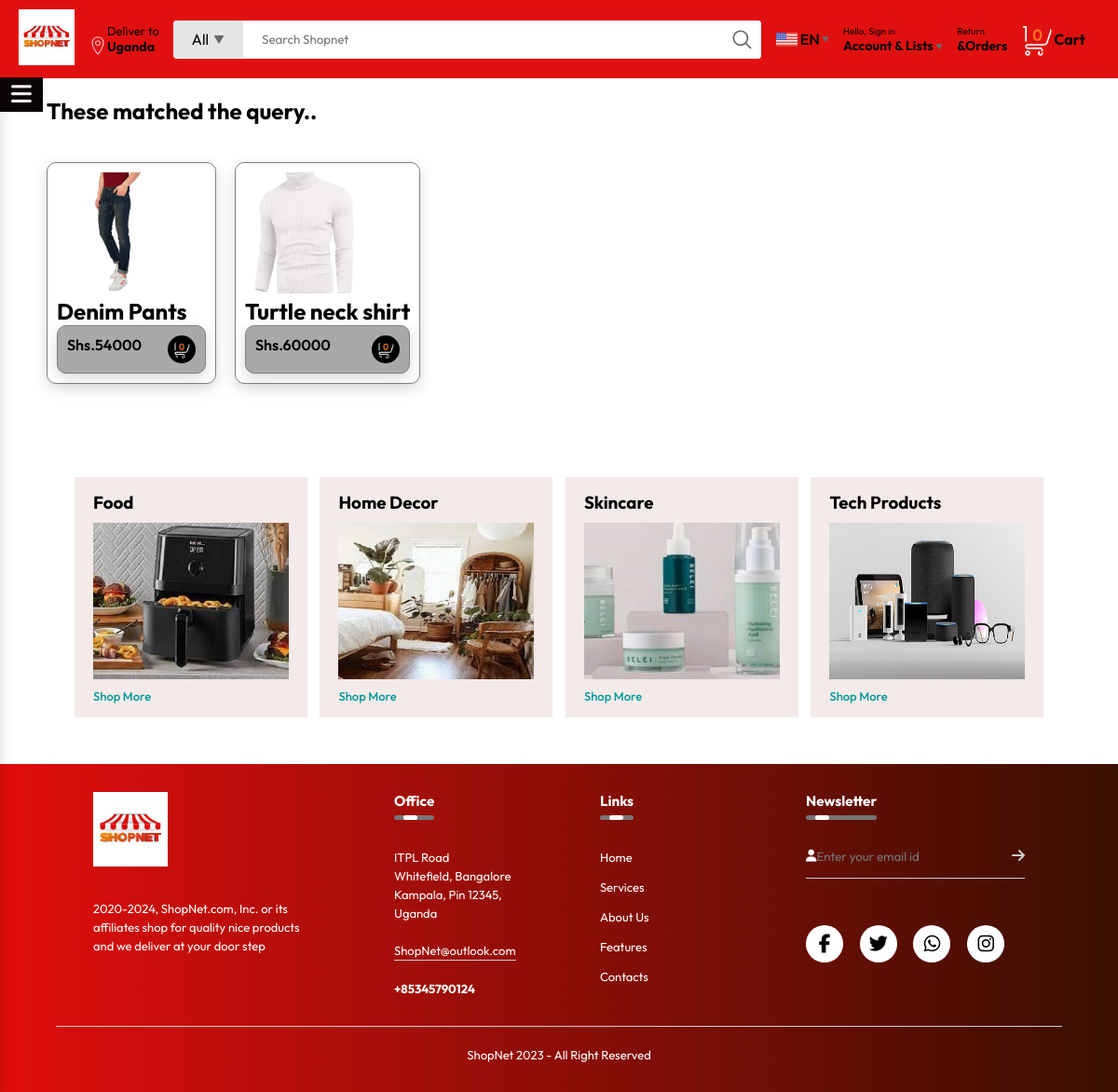
Page /customer/category/Men's wear/ on the earlier database version.
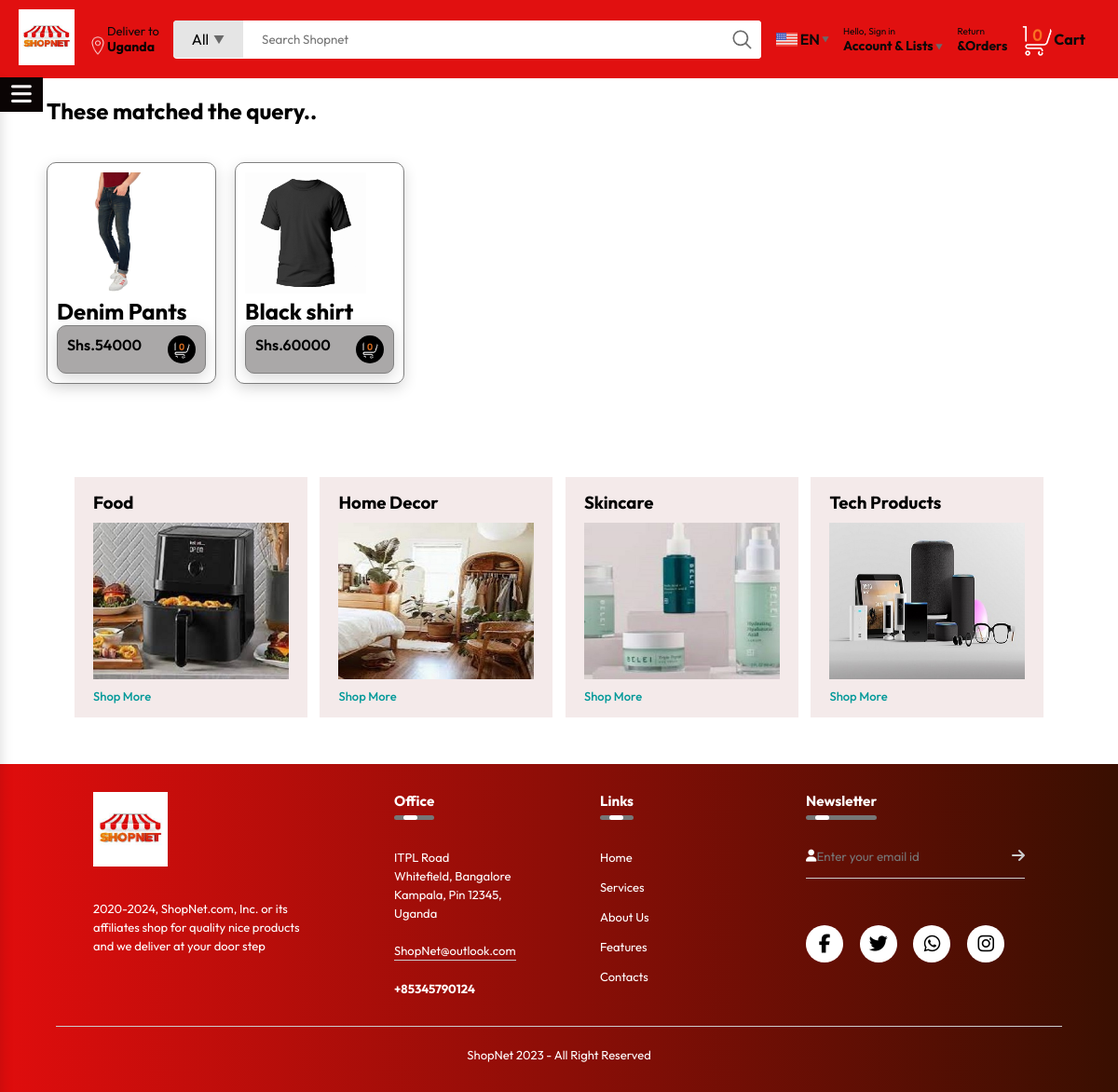
Same page on the later database version.
### business/models.py (models this page shows, shortened)
class Product(models.Model):
    business=models.ForeignKey(Business,on_delete=models.CASCADE)
    name=models.CharField(max_length=40)
    category=models.ForeignKey(Category,on_delete=models.CASCADE)
    product_image= models.ImageField(upload_to='product_image/',null=True,blank=True)
    price = models.PositiveIntegerField()
    description=models.CharField(max_length=40,null=True,blank=True)

### customer/views.py (the view)
# urls.py: path('category/<str:title>/', category, name="category")
def category(request, title):
    category = businessmodels.Category.objects.filter(title=title).first()
    categories = businessmodels.Category.objects.all()
    products = models.Product.objects.filter(category=category)
    if 'product_ids' in request.COOKIES:
        product_ids = request.COOKIES['product_ids']
        counter=product_ids.split('|')
        product_count_in_cart=len(set(counter))
    else:
        product_count_in_cart=0
    return render(request,'category.html',{'categories': categories, 'products':products,'product_count_in_cart':product_count_in_cart})

### customer/templates/category.html (shortened to what this page needs)
{% load static %}
<!DOCTYPE html>
<html lang="en">
<head>
    <link rel="stylesheet" href="{% static 'css/styles.css' %}">
</head>
<body>
    <nav>
        <a href="/">
            <img src="{% static 'assets/logo.jfif' %}" width="60" alt="">
        </a>
        <div class="nav-country">
            <img src="{% static 'assets/location_icon.png' %}" height="20" alt="">
            <div>
                <p>Deliver to</p>
                <h1>Uganda</h1>
            </div>
        </div>
        <div class="nav-search">
            <div class="nav-search-gategory">
                <p>All</p>
                <img src="{% static 'assets/dropdown_icon.png' %}" height="12" alt="">
            </div>
            <input type="text" class="nav-search-input" placeholder="Search Shopnet">
            <img src="{% static 'assets/search_icon.png' %}" class="nav-search-icon" alt="">
        </div>
        <div class="nav-language">
            <img src="{% static 'assets/us_flag.png' %}" width="25px" alt="">
            <p>EN</p>
            <img src="{% static 'assets/dropdown_icon.png' %}" width="8px" alt="">
        </div>
        <div class="nav-text">
            <p>Hello, Sign in</p>
            <h1>Account & Lists <img src="{% static 'assets/dropdown_icon.png' %}" width="8px" alt=""></h1>
        </div>
        <div class="nav-text">
            <p>Return</p>
            <h1>&Orders</h1>
        </div>
        <a href="{% url 'cart' %}" class="nav-cart">
            <img src="{% static 'assets/cart_icon.png' %}" width="35px" alt="">
            <h4>Cart</h4>
        </a>
    </nav>
<label for="check">
    <i class="fas fa-bars" id="btn"></i>
</label>
<div class="product-slider">
    <h2>These matched the query..</h2>
    <div class="products-c">
    {% for product in products %}
       <div><img src="{{ product.product_image.url }}" alt="">
        <h2>{{ product.name }}</h2>
        <div class="text">
            <p>Shs.{{ product.price }}</p>
            <img src="{% static 'assets/cart_icon.png' %}">
        </div></div>
    {% endfor %}
    </div>
</div>
<div class="box-row">
    <div class="box-col">
        <h3>Food</h3>
        <img src="{% static 'assets/box4-1.jpg' %}" alt="">
        <a href="/">Shop More</a>
    </div>
    <div class="box-col">
        <h3>Home Decor</h3>
        <img src="{% static 'assets/box4-2.jpg' %}" alt="">
        <a href="/">Shop More</a>
    </div>
    <div class="box-col">
        <h3>Skincare</h3>
        <img src="{% static 'assets/box4-3.jpg' %}" alt="">
        <a href="/">Shop More</a>
    </div>
    <div class="box-col">
        <h3>Tech Products</h3>
        <img src="{% static 'assets/box4-4.jpg' %}" alt="">
        <a href="/">Shop More</a>
    </div>
</div>
<footer>
    <div class="row">
        <div class="col">
            <img src="{% static 'assets/logo.jfif' %}" class="logo"  width="100" alt="">
            <p>2020-2024, ShopNet.com, Inc. or its affiliates shop for
                quality nice products and we deliver at your door step</p>
        </div>
        <div class="col">
            <h3>Office <div class="underline"><span></span></div></h3>
            <p>ITPL Road</p>
            <p>Whitefield, Bangalore</p>
            <p>Kampala, Pin 12345, Uganda</p>
            <p class="email-id">ShopNet@outlook.com</p>
            <h4>+85345790124</h4>
        </div>
        <div class="col">
            <h3>Links <div class="underline"><span></span></div></h3></h3>
            <ul>
                <li><a href="">Home</a></li>
                <li><a href="">Services</a></li>
                <li><a href="">About Us</a></li>
                <li><a href="">Features</a></li>
                <li><a href="">Contacts</a></li>
            </ul>
        </div>
        <div class="col">
            <h3>Newsletter <div class="underline"><span></span></div></h3></h3>
            <form>
                <i class="fa-solid fa-user"></i>
                <input type="email" placeholder="Enter your email id" required>
                <button type="submit"><i class="fas fa-arrow-right"></i></button>
            </form>
            <div class="social-icons">
                <i class="fab fa-facebook-f"></i>
                <i class="fab fa-twitter"></i>
                <i class="fab fa-whatsapp"></i>
                <i class="fab fa-instagram"></i>
            </div>
        </div>
    </div>
    <div class="hr"></div>
    <p class="copyright">ShopNet 2023 - All Right Reserved</p>
</footer>
</body>
</html>

### static/css/styles.css (style rules this page uses)
* { padding: 0; margin: 0; box-sizing: border-box; font-family: Outfit; }
body { background: #fff; }
a { text-decoration: none; color: inherit; }
nav { display: flex; align-items: center; justify-content: space-between; background: #e11010; padding: 10px 20px; color: #0a0909; }
.nav-country { display: flex; align-items: end; margin-left: 15px; font-size: 13px; color: c4c4c4; }
.nav-country h1 { color: #070303; font-size: 14px; }
.nav-search { flex: 1; display: flex; align-items: center; background: #fff; color: black; max-width: 1000px; border-radius: 4px; margin-left: 15px; }
.nav-search-gategory { display: flex; align-items: center; padding: 10px 20px; gap: 5px; background: #e5e5e5; border-radius: 4px 0 0 4px; }
.nav-search-input { border: none; outline: none; padding-left: 20px; width: 100%; }
.nav-search-icon { max-width: 41px; padding: 8px; background: #fff; border-radius: 0 4px 4px 0; }
.nav-language { display: flex; align-items: center; gap: 2px; font-weight: 600; margin-left: 15px; }
.nav-text { margin-left: 15px; }
.nav-text { font-size: 10px; }
.nav-text h1 { font-size: 14px; }
.nav-cart { display: flex; align-items: center; margin: 0px 15px; }
label #btn,label #cancel { position: absolute; cursor: pointer; background: #0a0404; z-index:2000; }
label #btn { left: 0px; top: 83px; font-size: 25px; color: rgb(244, 240, 240); padding: 6px 12px; transition: all .5s; }
.box-row { display: flex; flex-wrap: wrap; row-gap: 20px; justify-content: space-between; margin: 50px 80px; transition: all 0.2s linear; }
.box-col { display: flex; flex-direction: column; gap: 10px; padding: 15px 20px; background: #f4eaea; max-width: 24%; min-width: 200px; z-index: 1; }
.box-col a { font-size: 13px; color: #009999; font-weight: 500; }
.product-slider { background: #fff; margin: 0 30px; padding: 20px; margin-bottom: 15px; }
.product-slider .products-c { display: flex; gap: 20px; flex-direction: row; margin-top: 10px; flex-wrap:wrap; transition: all 0.2s linear; padding: 30px 0; }
.product-slider .products-c div, .product-slider .products div { border: 1px solid grey; padding:10px; border-radius: 10px; box-shadow: 0px 5px 15px rgba(0,0,0,0.15); }
.product-slider .products-c .text, .product-slider .products .text { display: flex; flex-direction: row; justify-content: space-between; background-color: #aaa8a8; font-weight: 600; }
.product-slider .products-c img, .product-slider .products img { width: 130px; height: 130px; object-fit: cover; margin-right: 30px; }
.product-slider .products-c .text img, .product-slider .products .text img { width:30px; height:30px; margin-right:0; background-color: black; border-radius:50%; padding:5px; }
footer { width: 100%; bottom: 0; display: flex; align-items: center; flex-direction: column; color: #fff; background: linear-gradient(to right,#e00d0d, #390f01); padding: 20px 0 30px; font-size: 13px; line-height: 20px; }
.row { width: 85%; margin: auto; display: flex; flex-wrap: wrap; align-items: flex-start; justify-content: space-between; }
.col { flex-basis: 25%; padding: 10px; }
.col:nth-child(2), .col:nth-child(3) { flex-basis: 15%; }
.logo { width: 80px; margin-bottom: 30px; }
.col h3 { width: fit-content; margin-bottom: 40px; position: relative; }
.email-id { width: fit-content; border-bottom: 1px solid #ccc; margin: 20px 0; }
ul li { list-style: none; margin-bottom: 12px; }
ul li a { text-decoration: none; color: #fff; }
form { padding-bottom: 15px; display: flex; align-items: center; justify-content: space-between; border-bottom: 1px solid #ccc; margin-bottom: 50px; }
form input { width: 100%; background: transparent; color: #ccc; border: 0; outline: none; }
form button { background: transparent; border: 0; outline: none; cursor: pointer; }
form button .fas { font-size: 16px; color: #ccc; }
.social-icons .fab { width: 40px; height: 40px; border-radius: 50%; text-align: center; line-height: 40px; font-size: 20px; color: #000; background: #fff; margin-right: 15px; cursor: pointer; }
.hr { width: 90%; border: none; height: 1px; border-bottom: 1px solid #ccc; margin: 20px 0; }
.copyright { text-align: center; }
.underline { width: 100%; height: 5px; background: #767676; border-radius: 3px; position: absolute; top: 25px; left: 0; overflow: hidden; }
.underline span { width: 15px; height: 100%; background: #fff; border-radius: 3px; position: absolute; top: 0; left: 10px; animation: moving 2s linear infinite; }

Differences in the rows shown:
changed Product: product_image: a different picture; name "Turtle neck shirt" → "Black shirt"
